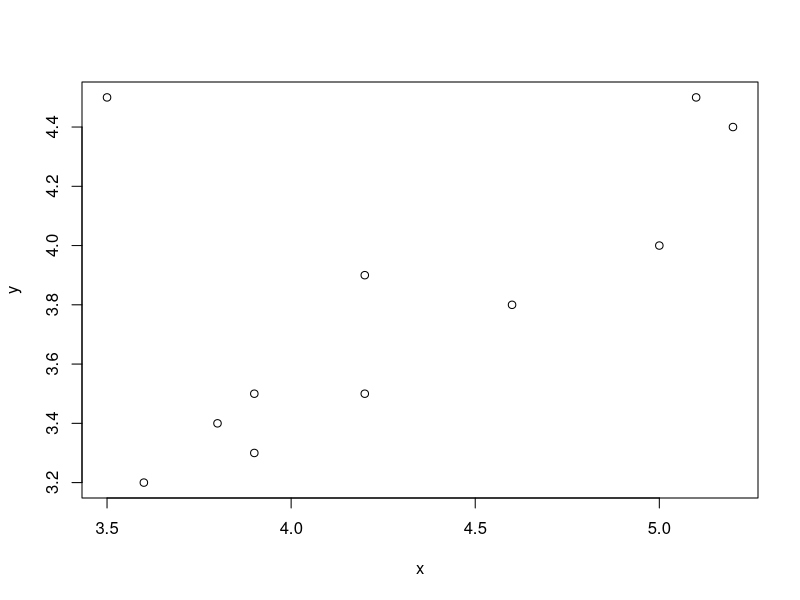

Generate this figure with R:
# solution for exercise 10 of ficha tp 1

data <- read.csv("DadosFolha1.csv", na.strings = "")
x <- data$Ex15x
x <- x[!is.na(x)]

y <- data$Ex15y
y <- y[!is.na(y)]

par(mfrow = c(1,1))

# dispersion
plot(x, y)

# pearson cor
pearson <- cor(x, y, method="pearson")